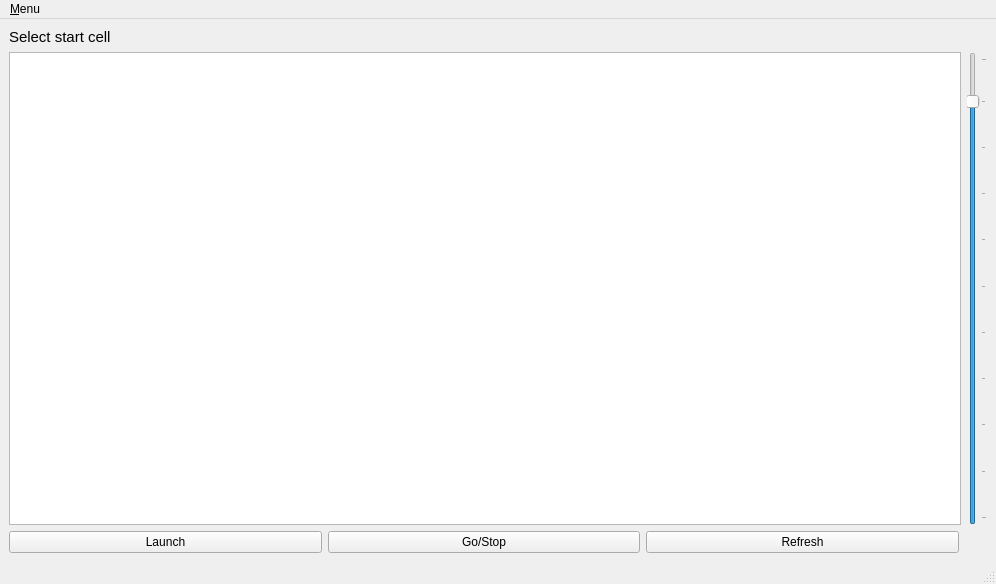
<?xml version="1.0" encoding="UTF-8"?>
<ui version="4.0">
 <class>MainWindow</class>
 <widget class="QMainWindow" name="MainWindow">
  <property name="geometry">
   <rect>
    <x>0</x>
    <y>0</y>
    <width>996</width>
    <height>584</height>
   </rect>
  </property>
  <property name="windowTitle">
   <string>Game of Life</string>
  </property>
  <widget class="QWidget" name="centralwidget">
   <layout class="QVBoxLayout" name="verticalLayout">
    <item>
     <widget class="QLabel" name="label">
      <property name="font">
       <font>
        <pointsize>11</pointsize>
       </font>
      </property>
      <property name="text">
       <string>Select start cell</string>
      </property>
     </widget>
    </item>
    <item>
     <layout class="QHBoxLayout" name="horizontalLayout">
      <item>
       <widget class="QTableView" name="tableView">
        <property name="verticalScrollBarPolicy">
         <enum>Qt::ScrollBarAlwaysOff</enum>
        </property>
        <property name="horizontalScrollBarPolicy">
         <enum>Qt::ScrollBarAlwaysOff</enum>
        </property>
        <property name="selectionMode">
         <enum>QAbstractItemView::NoSelection</enum>
        </property>
        <attribute name="horizontalHeaderVisible">
         <bool>false</bool>
        </attribute>
        <attribute name="horizontalHeaderMinimumSectionSize">
         <number>40</number>
        </attribute>
        <attribute name="horizontalHeaderDefaultSectionSize">
         <number>40</number>
        </attribute>
        <attribute name="verticalHeaderVisible">
         <bool>false</bool>
        </attribute>
        <attribute name="verticalHeaderMinimumSectionSize">
         <number>40</number>
        </attribute>
        <attribute name="verticalHeaderDefaultSectionSize">
         <number>40</number>
        </attribute>
        <attribute name="verticalHeaderHighlightSections">
         <bool>true</bool>
        </attribute>
       </widget>
      </item>
      <item>
       <widget class="QSlider" name="verticalSlider">
        <property name="minimum">
         <number>1</number>
        </property>
        <property name="maximum">
         <number>100</number>
        </property>
        <property name="value">
         <number>91</number>
        </property>
        <property name="orientation">
         <enum>Qt::Vertical</enum>
        </property>
        <property name="tickPosition">
         <enum>QSlider::TicksBelow</enum>
        </property>
       </widget>
      </item>
     </layout>
    </item>
    <item>
     <layout class="QHBoxLayout" name="horizontalLayout_2">
      <item>
       <widget class="QPushButton" name="Launch">
        <property name="text">
         <string>Launch</string>
        </property>
       </widget>
      </item>
      <item>
       <widget class="QPushButton" name="GoStop">
        <property name="text">
         <string>Go/Stop</string>
        </property>
       </widget>
      </item>
      <item>
       <widget class="QPushButton" name="Refresh">
        <property name="text">
         <string>Refresh</string>
        </property>
       </widget>
      </item>
      <item>
       <spacer name="horizontalSpacer">
        <property name="orientation">
         <enum>Qt::Horizontal</enum>
        </property>
        <property name="sizeType">
         <enum>QSizePolicy::Maximum</enum>
        </property>
        <property name="sizeHint" stdset="0">
         <size>
          <width>28</width>
          <height>20</height>
         </size>
        </property>
       </spacer>
      </item>
     </layout>
    </item>
   </layout>
  </widget>
  <widget class="QMenuBar" name="menubar">
   <property name="geometry">
    <rect>
     <x>0</x>
     <y>0</y>
     <width>996</width>
     <height>21</height>
    </rect>
   </property>
   <widget class="QMenu" name="menuMenu">
    <property name="title">
     <string>&amp;Menu</string>
    </property>
    <addaction name="actionInfo"/>
    <addaction name="separator"/>
    <addaction name="actionExit"/>
   </widget>
   <addaction name="menuMenu"/>
  </widget>
  <widget class="QStatusBar" name="statusbar"/>
  <action name="actionInfo">
   <property name="checkable">
    <bool>true</bool>
   </property>
   <property name="icon">
    <iconset>
     <normaloff>info.png</normaloff>info.png</iconset>
   </property>
   <property name="text">
    <string>Info</string>
   </property>
   <property name="shortcut">
    <string>F1</string>
   </property>
  </action>
  <action name="actionExit">
   <property name="checkable">
    <bool>true</bool>
   </property>
   <property name="text">
    <string>Exit</string>
   </property>
   <property name="shortcut">
    <string>F4</string>
   </property>
  </action>
 </widget>
 <resources/>
 <connections/>
</ui>
